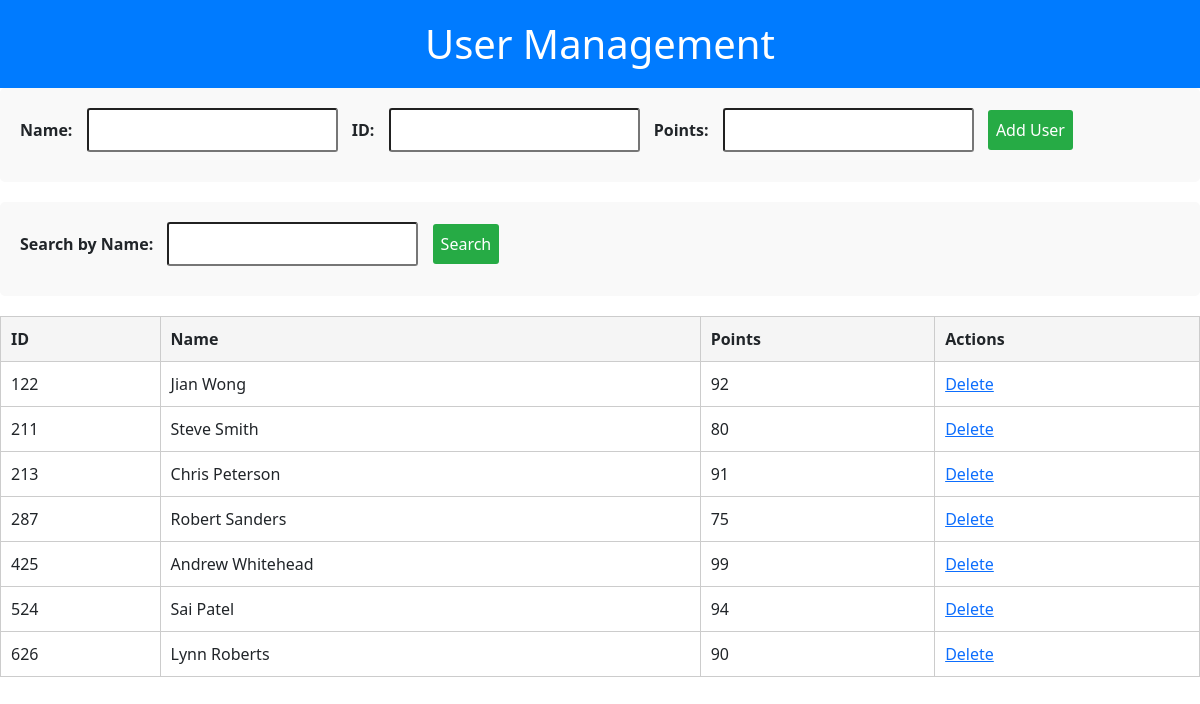
The page / on the database its author committed.
### tables this page shows
CREATE TABLE users (
            id INTEGER PRIMARY KEY,
            name TEXT NOT NULL,
            points INTEGER,
            UNIQUE(id)
        );

### app.py (the view)
@app.route('/')
def home():
    conn = get_db_connection()
    c = conn.cursor()
    c.execute('SELECT * FROM users')
    users = c.fetchall()
    conn.close()
    return render_template('index.html', users=users)

### app.py (called while the page is built)
def get_db_connection():
    conn = sqlite3.connect('database.db')
    conn.row_factory = sqlite3.Row
    return conn

### templates/index.html (shortened to what this page needs)
<!DOCTYPE html>
<html lang="en">
<head>
    <link href="https://cdn.jsdelivr.net/npm/bootstrap@5.3.2/dist/css/bootstrap.min.css" rel="stylesheet">
    <link rel="stylesheet" type="text/css" href="{{ url_for('static', filename='style.css') }}">
</head>
<body>
    <h1>User Management</h1>
    <form action="/add_user" method="post">
        <label for="name">Name:</label>
        <input type="text" id="name" name="name" required>
        <label for="id">ID:</label>
        <input type="number" id="id" name="id" required>
        <label for="points">Points:</label>
        <input type="number" id="points" name="points" required>
        <button type="submit">Add User</button>
    </form>
    <form action="/search_user" method="post">
        <label for="search_term">Search by Name:</label>
        <input type="text" id="search_term" name="search_term" required>
        <button type="submit">Search</button>
    </form>
    <table>
        <thead>
            <tr>
                <th>ID</th>
                <th>Name</th>
                <th>Points</th>
                <th>Actions</th>
            </tr>
        </thead>
        <tbody>
            {% for user in users %}
            <tr>
                <td>{{ user['id'] }}</td>
                <td>{{ user['name'] }}</td>
                <td>{{ user['points'] }}</td>
                <td>
                    <a href="/delete_user/{{ user['id'] }}">Delete</a>
                </td>
            </tr>
            {% endfor %}
        </tbody>
    </table>
</body>
</html>

### static/style.css (style rules this page uses)
table { width: 100%; border-collapse: collapse; }
th, td { border: 1px solid #ccc; padding: 10px; text-align: left; }
th { background-color: #f5f5f5; font-weight: bold; }
h1 { background-color: #007bff; color: #fff; padding: 20px; text-align: center; margin: 0; }
form { margin-bottom: 20px; padding: 20px; background-color: #f9f9f9; border-radius: 5px; }
label { margin-right: 10px; font-weight: bold; }
input[type="text"], input[type="number"], button { margin-right: 10px; margin-bottom: 10px; padding: 8px; border-radius: 3px; }
button { background-color: #26ab45; color: #fff; border: none; cursor: pointer; }

### rows shown on the page
users: id "122", name "Jian Wong", points "92"
users: id "211", name "Steve Smith", points "80"
users: id "213", name "Chris Peterson", points "91"
users: id "287", name "Robert Sanders", points "75"
users: id "425", name "Andrew Whitehead", points "99"
users: id "524", name "Sai Patel", points "94"
users: id "626", name "Lynn Roberts", points "90"
